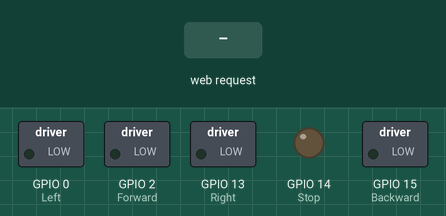
Simulated run of this sketch. Board: ESP8266 (NodeMCU). Parts: switched loads named in the sketch (green lamp = pin HIGH), output pins drawn as LEDs (lit = HIGH). Inputs (shaded band) come from the test bench.

Above: at 1.2 s.
1.3 s: HTTP request GET /forward received
At 2.5 s:
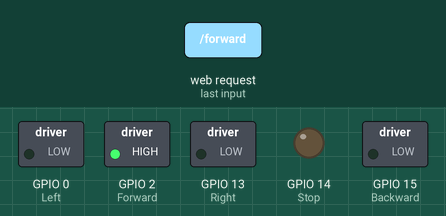
2.8 s: HTTP request GET /backward received
At 3.7 s:
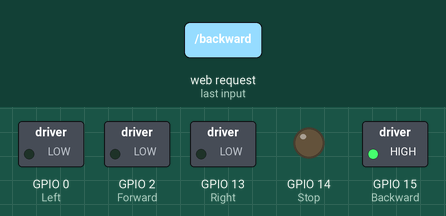
4.3 s: HTTP request GET /left received
At 4.8 s:
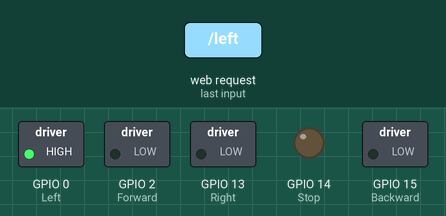
5.8 s: HTTP request GET /right received
At 7.0 s:
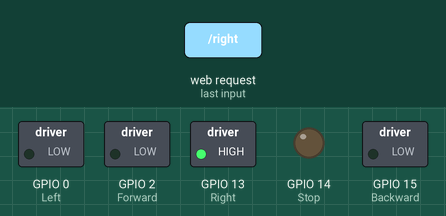
7.3 s: HTTP request GET /stop received
At 8.3 s:
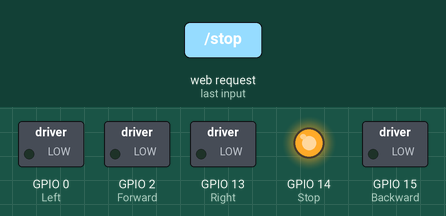
Timing chart, 0 to 9.8 s (numbered marks = the images above; inputs shaded):
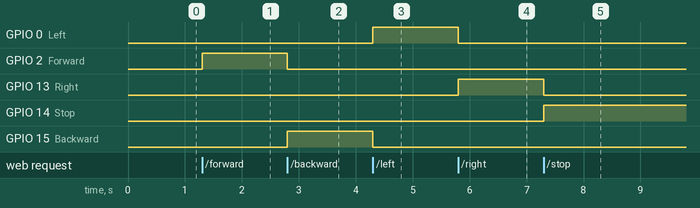

Measured:
- after the input at 1.3 s, GPIO 2 (Forward): LOW → HIGH at once
- after the input at 2.8 s, GPIO 2 (Forward): HIGH → LOW at once; GPIO 15 (Backward): LOW → HIGH at once
- after the input at 4.3 s, GPIO 0 (Left): LOW → HIGH at once; GPIO 15 (Backward): HIGH → LOW at once
- after the input at 5.8 s, GPIO 0 (Left): HIGH → LOW at once; GPIO 13 (Right): LOW → HIGH at once
- after the input at 7.3 s, GPIO 13 (Right): HIGH → LOW at once; GPIO 14 (Stop): LOW → HIGH at once

The sketch:

ESP-8266.ino
```cpp
/*
 * Mert Arduino and Tech - YouTube
 * WiFi Robot controlled by Phone (WiFibot/Android/IoT/ESP8266)
 * NodeMCU ESP8266 Tutorial 03
 * Please Subscribe for Support - https://goo.gl/RLT6DT
 */


/* include library */
#include <ESP8266WiFi.h>

/*
 * If you have no idea about this library, you can watch the tutorial below
 * NodeMCU ESP8266 Tutorial 01: Programming NodeMCU ESP-12E Using Arduino IDE
 * https://youtu.be/NtyFx1frYB0
 */

/* define port */
WiFiClient client;
WiFiServer server(80);

/* WIFI settings */
const char* ssid = "Team 8 Project";
const char* password = "12345678";

/* data received from application */
String  data ="";

/* define L298N or L293D motor control pins */
int Forward = 2;     /* GPIO2(D4)    */
int Backward = 15;   /* GPIO15(D8)   */
int Left = 0;    /* GPIO0(D3)    */
int Right = 13;  /* GPIO13(D7)   */
int Stop = 14; /* GPIO14(D5)  */

void setup()
{
  /* initialize motor control pins as output */
  pinMode(Forward, OUTPUT);
  pinMode(Backward, OUTPUT);
  pinMode(Left, OUTPUT);
  pinMode(Right, OUTPUT);
  pinMode(Stop, OUTPUT);

  digitalWrite(Forward,LOW);
  digitalWrite(Backward,LOW);
  digitalWrite(Left,LOW);
  digitalWrite(Right,LOW);
  digitalWrite(Stop,LOW);

  /* start server communication */
  server.begin();
}

void loop()
{
    /* If the server available, run the "checkClient" function */
    client = server.available();
    if (!client) return;
    data = checkClient ();

/************************ Run function according to incoming data from application *************************/

    /* If the incoming data is "forward", run the "MotorForward" function */
    if (data == "forward") MotorForward();
    /* If the incoming data is "backward", run the "MotorBackward" function */
    else if (data == "backward") MotorBackward();
    /* If the incoming data is "left", run the "TurnLeft" function */
    else if (data == "left") TurnLeft();
    /* If the incoming data is "right", run the "TurnRight" function */
    else if (data == "right") TurnRight();
    /* If the incoming data is "stop", run the "MotorStop" function */
    else if (data == "stop") MotorStop();
}

/********************************************* FORWARD *****************************************************/
void MotorForward(void)
{
  digitalWrite(Forward,HIGH);
  digitalWrite(Backward,LOW);
  digitalWrite(Left,LOW);
  digitalWrite(Right,LOW);
  digitalWrite(Stop,LOW);
}

/********************************************* BACKWARD *****************************************************/
void MotorBackward(void)
{
  digitalWrite(Forward,LOW);
  digitalWrite(Backward,HIGH);
  digitalWrite(Left,LOW);
  digitalWrite(Right,LOW);
  digitalWrite(Stop,LOW);
}

/********************************************* TURN LEFT *****************************************************/
void TurnLeft(void)
{
  digitalWrite(Forward,LOW);
  digitalWrite(Backward,LOW);
  digitalWrite(Left,HIGH);
  digitalWrite(Right,LOW);
  digitalWrite(Stop,LOW);
}

/********************************************* TURN RIGHT *****************************************************/
void TurnRight(void)
{
  digitalWrite(Forward,LOW);
  digitalWrite(Backward,LOW);
  digitalWrite(Left,LOW);
  digitalWrite(Right,HIGH);
  digitalWrite(Stop,LOW);
}

/********************************************* STOP *****************************************************/
void MotorStop(void)
{
  digitalWrite(Forward,LOW);
  digitalWrite(Backward,LOW);
  digitalWrite(Left,LOW);
  digitalWrite(Right,LOW);
  digitalWrite(Stop,HIGH);
}

/********************************** RECEIVE DATA FROM the APP ******************************************/
String checkClient (void)
{
  while(!client.available()) delay(1);
  String request = client.readStringUntil('\r');
  request.remove(0, 5);
  request.remove(request.length()-9,9);
  return request;
}
```
